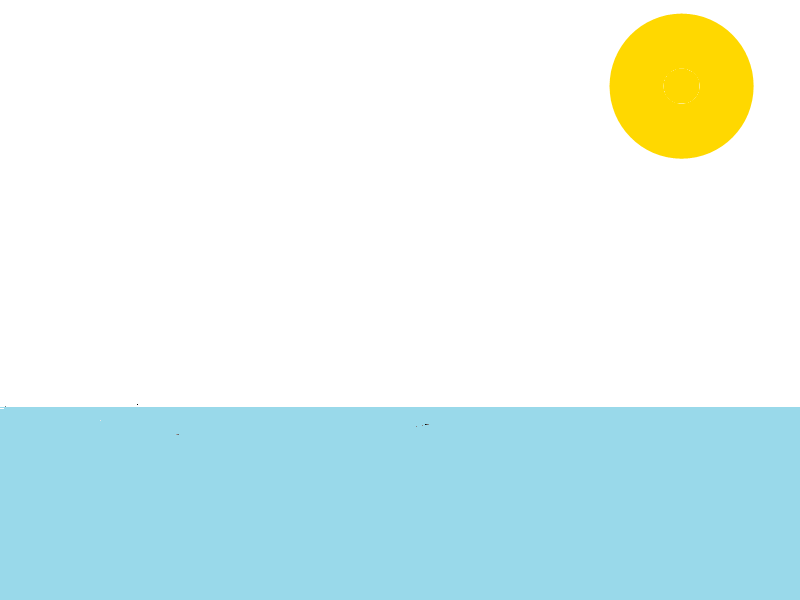
//> input picture fon1.png, 800 x 600 px
$ ./1   (built with g++ and OpenCV 4)
//> lines starting //> are read from the running program, lines starting //| are printed output that depends on the picture
#include <opencv2/core/core.hpp>
#include <cv.h>
#include <opencv2/highgui/highgui.hpp>
#include <string>
#include <iostream>
#include <time.h>
#include<stdio.h>
#include<stdlib.h>
#include<unistd.h>

using namespace cv;
using namespace std;
int main()
{
        RNG rng(0x1234);
        Point pt,textOrg(30,50);
        int num=0;
        char text[256];
        sprintf(text,"WINS: 00%d",num);
        Mat fon,ship,ship_i,result,ship0;//Создание объекта под изображение.

        int fontFace = FONT_HERSHEY_SCRIPT_SIMPLEX;
        double fontScale = 1;
        Scalar color(200,100,50);

        int time=200;
        //Считывание изображения из файла.
        fon = imread("./fon1.png", IMREAD_COLOR);//и
//> fon is the input picture: 600 rows x 800 cols, CV_8UC3; mean B, G, R 239.5, 241.4, 222.2
        //инициализация им матрицы img.
        ship0=imread("./ship2.jpg",IMREAD_COLOR);
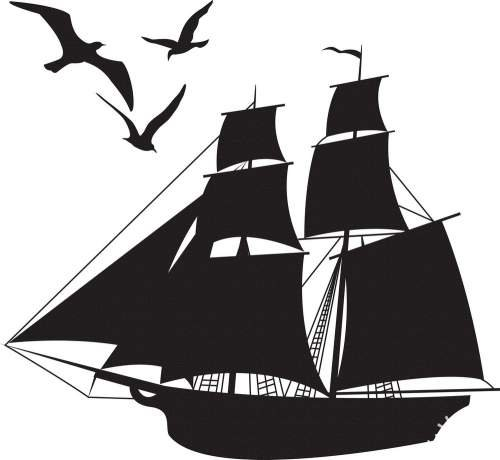
//> input picture ship2.jpg, 500 x 460 px
//> ship0 is the input picture: 460 rows x 500 cols, CV_8UC3; mean B, G, R 161.8, 161.4, 163
        flip(ship0,ship0,1);
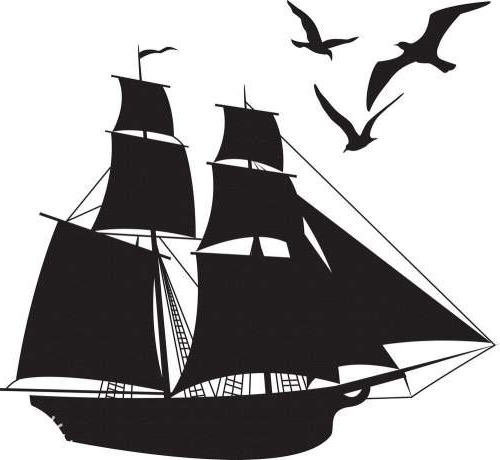
//> ship0: 460 rows x 500 cols, CV_8UC3; mean B, G, R 161.8, 161.4, 163
         pt.x=rng.uniform(int(fon.cols*0.1),int(fon.cols*0.9));
         pt.y=400;

        resize(ship0,ship,Size(ship0.cols*0.4,ship0.rows*0.4),0,0,CV_INTER_LINEAR);
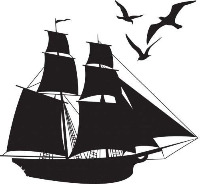
//> ship: 184 rows x 200 cols, CV_8UC3; mean B, G, R 161.8, 161.4, 163
        Rect roi( 0, 223, ship.cols, ship.rows);
//> roi = Rect(0, 223, 200, 184)

        result=fon.clone();
        flip(ship,ship_i,1);
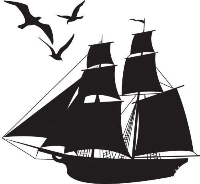
//> ship_i: 184 rows x 200 cols, CV_8UC3; mean B, G, R 161.8, 161.4, 163
         ship.copyTo(result(roi));

         circle(result,pt,7,Scalar(70,30,100),-1);
//> result: 600 rows x 800 cols, CV_8UC3; mean B, G, R 232.3, 234.2, 215.1
          putText(result, text, textOrg, fontFace, fontScale,color);
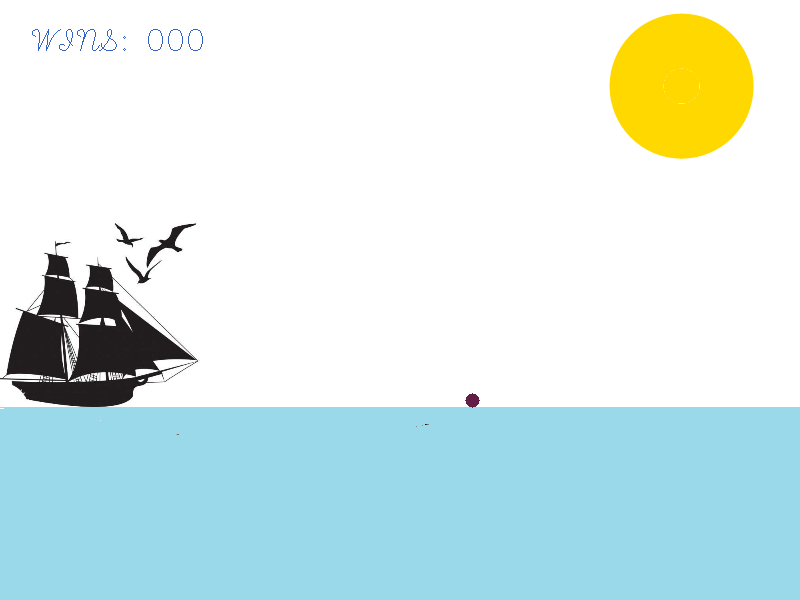
//> result: 600 rows x 800 cols, CV_8UC3; mean B, G, R 232.3, 234.1, 214.9
         imshow( "Display window", result );
        char g;
        int x=0;
        for(int i=0;1;i++)
        {
             printf("%d\n",i);
            if(i<200)
            {

                time=200-i;
                imshow( "Display window", result );
            }
            else
            {
                i=0; time=200;
                pt.x=rng.uniform(int(fon.cols*0.1),int(fon.cols*0.9));
                pt.y=400;
                imshow( "Display window", result );
            }
            g=waitKey();
//> the Esc key is pressed
            if(g=='d')
            {
                if(x<=fon.rows-10)
                {
                    x+=10;
                }
                if(pt.x-30>=x&&pt.x<=x+145)
                {
                    num++;
                    if(num/100>=1)
                    {
                        sprintf(text,"WINS:%d       Time:%d:%d",num,time/100,time%100);
                    }
                    else
                    {
                        if(num/10>=1)
                        {
                            sprintf(text,"WINS:0%d       Time:%d:%d",num,time/100,time%100);
                        }
                        else
                        {
                             sprintf(text,"WINS:0%d       Time:%d:%d",num,time/100,time%100);
                        }
                    }
                    pt.x=rng.uniform(int(fon.cols*0.1),int(fon.cols*0.9));
                    pt.y=400;
                }
              Rect  roi( x, 223, ship.cols, ship.rows);
                result=fon.clone();
                ship.copyTo(result(roi));
                circle(result,pt,7,Scalar(10,40,50),-1);
                putText(result, text, textOrg, fontFace, fontScale,color);
                imshow( "Display window", result );
            }
            if(g=='a')
            {
            //    circle(result,pt,7,Scalar(70,30,100),-1);
                if(x>=10)
                {
                    x-=10;
                }
                if(pt.x-30>=x&&pt.x<=x+145)
                {
                    num++;
                    if(num/100>=1)
                    {
                         sprintf(text,"WINS:%d       Time:%d:%d",num,time/100,time%100);
                    }
                    else
                    {
                        if(num/10>=1)
                        {
                             sprintf(text,"WINS:%0d       Time:%d:%d",num,time/100,time%100);
                        }
                        else
                        {
                             sprintf(text,"WINS:00%d       Time:%d:%d",num,time/100,time%100);
                        }
                    }
                    pt.x=rng.uniform(int(fon.cols*0.1),int(fon.cols*0.9));
                    pt.y=400;
                }
               Rect roi( x, 223, ship.cols, ship.rows);
                result=fon.clone();
                ship_i.copyTo(result(roi));
                circle(result,pt,7,Scalar(10,40,50),-1);
                putText(result, text, textOrg, fontFace, fontScale,color);
                imshow( "Display window", result );
            }

        }

        waitKey(0);
        return 0;
}
